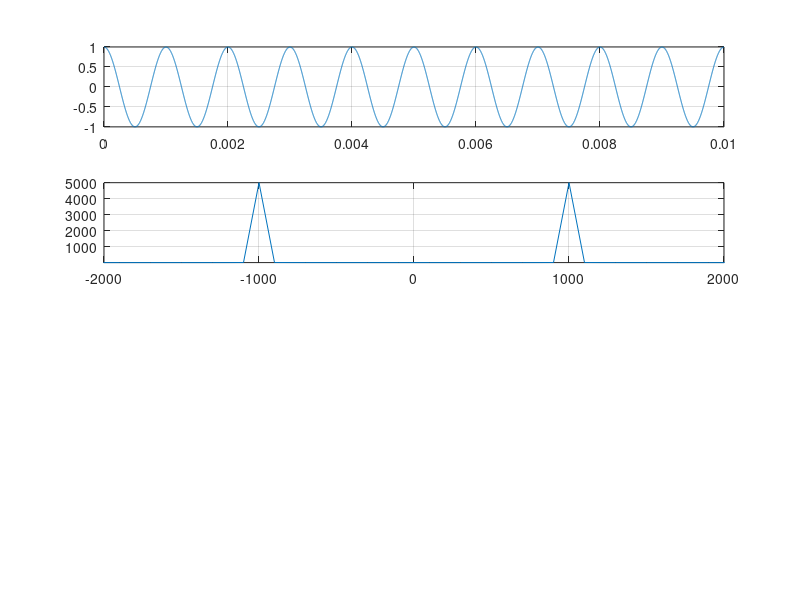

Write MATLAB code to recreate this figure. (Note: this script raises an error after producing the figure.)
Trep = 1e-6;
t = [0:Trep:0.01];
ftone = 1000;
x = cos(2*pi*ftone*t);
subplot(4,1,1);
plot(t, x);grid

Xjw = fft(x);
Xjw = fftshift(Xjw);
faxis = linspace(-1/Trep/2,1/Trep/2,length(Xjw));
subplot(4,1,2);
plot(faxis, abs(Xjw));grid
axis([-2000 2000 -inf inf])

xt = Inv_Fourier(Xjw);
% subplot(4,1,3);
% plot(t, xt); grid
% axis([-inf inf -1 1])

fs = 4000;
Ts = 1/fs;
y = zeros(size(t));
y(1:1/(fs*Trep):end) = 1; 

subplot(4,1,3);
stem(t,y); grid


%Xs(t)
Xs = xt .* y;

%Fourier transform of Xs
Xsjw = fft(Xs);
Xsjw = fftshift(Xsjw);
faxis = linspace(-1/Trep/2,1/Trep/2,length(Xsjw));
subplot(4,1,4);
plot(faxis, abs(Xsjw));grid
axis([-2000 2000 -inf inf])

%Filtered signal
Xrjw = linspace()
